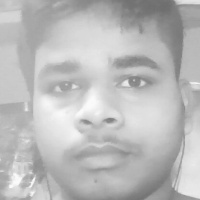
#> input picture dataset/my_face/11.jpg, 200 x 200 px, given in place of the camera
$ jupyter execute unlock.ipynb
#> lines starting #> are read from the running program, lines starting #| are printed output that depends on the picture; after the words box and inside, x2 and y2 are one past the last pixel; in counts of white or black regions, pixels touching at a corner belong together; long printed decimals are rounded
[cell 1]
import cv2
import os

# Set the name for the dataset directory
dataset_name = "my_face"
dataset_path = f"dataset/{dataset_name}"

if not os.path.exists(dataset_path):
    os.makedirs(dataset_path)

# Load Haar cascade for face detection
face_classifier = cv2.CascadeClassifier(cv2.data.haarcascades + "haarcascade_frontalface_default.xml")

def capture_face(img):
    gray = cv2.cvtColor(img, cv2.COLOR_BGR2GRAY)
    faces = face_classifier.detectMultiScale(gray, 1.3, 5)
    if faces is ():
        return None
    # Crop just the face region
    for (x, y, w, h) in faces:
        cropped_face = img[y:y+h, x:x+w]
        return cropped_face

cap = cv2.VideoCapture(0)
count = 0
total_images = 100

print("Please look at the camera...")

while True:
    ret, frame = cap.read()
#> frame is the input picture: shape (200, 200, 3); min 110, max 252, mean 186.8
    if capture_face(frame) is not None:
#> in capture_face, `faces = face_classifier.detectMultiScale(gray, 1.3, 5)`: faces = [[16, 17, 165, 165]]
#> the loop in capture_face, `for (x, y, w, h) in faces:` made 1 pass
#> pass 1, in capture_face, `cropped_face = img[y:y+h, x:x+w]`:
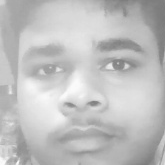
#> cropped_face: shape (165, 165, 3); min 122, max 251, mean 191.3
        count += 1
#> count = 1
        face = cv2.resize(capture_face(frame), (200, 200))
        face = cv2.cvtColor(face, cv2.COLOR_BGR2GRAY)
#> face: shape (200, 200)

        file_name_path = f"{dataset_path}/{count}.jpg"
#> file_name_path = 'dataset/my_face/1.jpg'
        cv2.imwrite(file_name_path, face)

        cv2.putText(face, str(count), (50, 50), cv2.FONT_HERSHEY_COMPLEX, 1, (255,255,255), 2)
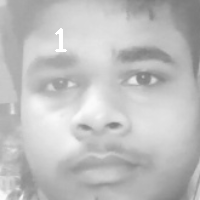
#> face: shape (200, 200); min 122, max 255, mean 191.3
        cv2.imshow("Face Dataset", face)
    else:
        print("Face not found")

    if cv2.waitKey(1) == 13 or count == total_images: # Press Enter to exit early
#> (key q is pressed here)
        break

cap.release()
cv2.destroyAllWindows()
print(f"Collected {count} face samples. Dataset stored at {dataset_path}")
#| Collected 3 face samples. Dataset stored at dataset/my_face

[cell 2]
import cv2
import numpy as np
import os

# Path to face dataset
dataset_path = "dataset/my_face"

# Check if dataset exists
if not os.path.exists(dataset_path):
    print(f"Error: Dataset path '{dataset_path}' does not exist!")
    exit()

# Prepare data for training
faces = []
labels = []

# Label for your face
label = 1

print("Loading face images...")
image_count = 0

for filename in os.listdir(dataset_path):
    if filename.endswith(".jpg"):
        img_path = os.path.join(dataset_path, filename)
        img = cv2.imread(img_path, cv2.IMREAD_GRAYSCALE)
#> img: shape (200, 200); min 121, max 252, mean 191.2

        if img is not None:
            faces.append(img)
            labels.append(label)
            image_count += 1
        else:
            print(f"Warning: Could not read {filename}")

if len(faces) == 0:
    print("Error: No face images found in dataset!")
    exit()

print(f"Loaded {image_count} face images.")

faces_np = np.array(faces)
labels_np = np.array(labels)

# Create and train the LBPH face recognizer
print("Training model...")
face_recognizer = cv2.face.LBPHFaceRecognizer_create()
face_recognizer.train(faces_np, labels_np)
face_recognizer.save("trained_model.yml")

print("✓ Training complete. Model saved as trained_model.yml.")

[cell 3]
import cv2
import numpy as np

# Load the trained model
face_recognizer = cv2.face.LBPHFaceRecognizer_create()
face_recognizer.read("trained_model.yml")

# Load face cascade
face_cascade = cv2.CascadeClassifier(cv2.data.haarcascades + "haarcascade_frontalface_default.xml")

# Start webcam
cap = cv2.VideoCapture(0)

print("Looking for your face...")

# Recognition parameters
confidence_threshold = 70  # Lower = stricter, Higher = more lenient
recognition_count = 0
required_recognitions = 5  # Need 5 consecutive recognitions to unlock

unlocked = False

while True:
    ret, frame = cap.read()

    # Check if frame was read successfully
    if not ret or frame is None:
        print("Error: Could not read frame from camera")
        break

    gray = cv2.cvtColor(frame, cv2.COLOR_BGR2GRAY)

    # Detect faces
    faces = face_cascade.detectMultiScale(gray, 1.3, 5)
#> faces = [[16, 17, 165, 165]]

    for (x, y, w, h) in faces:
        # Extract face region
        face_roi = gray[y:y+h, x:x+w]
        face_roi = cv2.resize(face_roi, (200, 200))

        # Predict
        label, confidence = face_recognizer.predict(face_roi)

        # Draw rectangle
        if confidence < confidence_threshold and label == 1:
            cv2.rectangle(frame, (x, y), (x+w, y+h), (0, 255, 0), 2)
            cv2.putText(frame, f"Recognized! ({int(confidence)})", (x, y-10),
                       cv2.FONT_HERSHEY_SIMPLEX, 0.8, (0, 255, 0), 2)
            recognition_count += 1

            if recognition_count >= required_recognitions:
                print("✓ Face verified! Access granted.")
                unlocked = True
                break  # Break from for loop
        else:
            cv2.rectangle(frame, (x, y), (x+w, y+h), (0, 0, 255), 2)
            cv2.putText(frame, f"Unknown ({int(confidence)})", (x, y-10),
                       cv2.FONT_HERSHEY_SIMPLEX, 0.8, (0, 0, 255), 2)
            recognition_count = 0  # Reset counter
#> this loop made 1 pass
#> (x, y, w, h, label, confidence, recognition_count) on pass 1: (16, 17, 165, 165, 1, 12.15, 1)
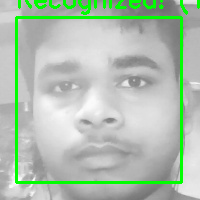
#> frame: shape (200, 200, 3); 6.74% of pixels changed, all inside (x1, y1, x2, y2) = (15, 0, 200, 184)

    # Break from while loop if unlocked
    if unlocked:
        break

    cv2.imshow("Face Recognition", frame)

    # Press 'q' to quit
    if cv2.waitKey(1) & 0xFF == ord('q'):
#> (key q is pressed here)
        break

cap.release()
cv2.destroyAllWindows()

if unlocked:
    print("🔓 System unlocked successfully!")
    # HERE: Add your unlock command for your OS
else:
    print("Recognition stopped.")

[cell 4]
import cv2
import numpy as np
import pyautogui
import time

# Load the trained model
face_recognizer = cv2.face.LBPHFaceRecognizer_create()
face_recognizer.read("trained_model.yml")  # path to your model

# Load Haar cascade for face detection
face_classifier = cv2.CascadeClassifier(cv2.data.haarcascades + "haarcascade_frontalface_default.xml")

def detect_face(img):
    gray = cv2.cvtColor(img, cv2.COLOR_BGR2GRAY)
    faces = face_classifier.detectMultiScale(gray, 1.3, 5)
#> faces = [[16, 17, 165, 165]]
    for (x, y, w, h) in faces:
        return gray[y:y+h, x:x+w]
#> this loop made 1 pass
    return None

cap = cv2.VideoCapture(0)
unlock_threshold = 55  # Adjust based on training and testing

print("Face unlock running. Looking for your face...")

while True:
    ret, frame = cap.read()
    if not ret:
        continue

    face = detect_face(frame)
    if face is not None:
        face = cv2.resize(face, (200, 200))
        label, confidence = face_recognizer.predict(face)
        print(f"Confidence: {confidence}")
#| Confidence: 12.149

        if confidence < unlock_threshold:
            print("Access Granted: Laptop Unlocked!")
            # You can implement your unlock logic here
            # For example, simulate Ctrl+Alt+Del or show a notification
            break
        else:
            print("Access Denied: Locking laptop")
            # Lock screen for Windows (this command)
            pyautogui.hotkey('win', 'l')
            time.sleep(5)
    else:
        print("No face detected...")

    cv2.imshow("Face Recognition", frame)
    if cv2.waitKey(1) == 13:  # Press Enter to exit
        break

cap.release()
cv2.destroyAllWindows()
